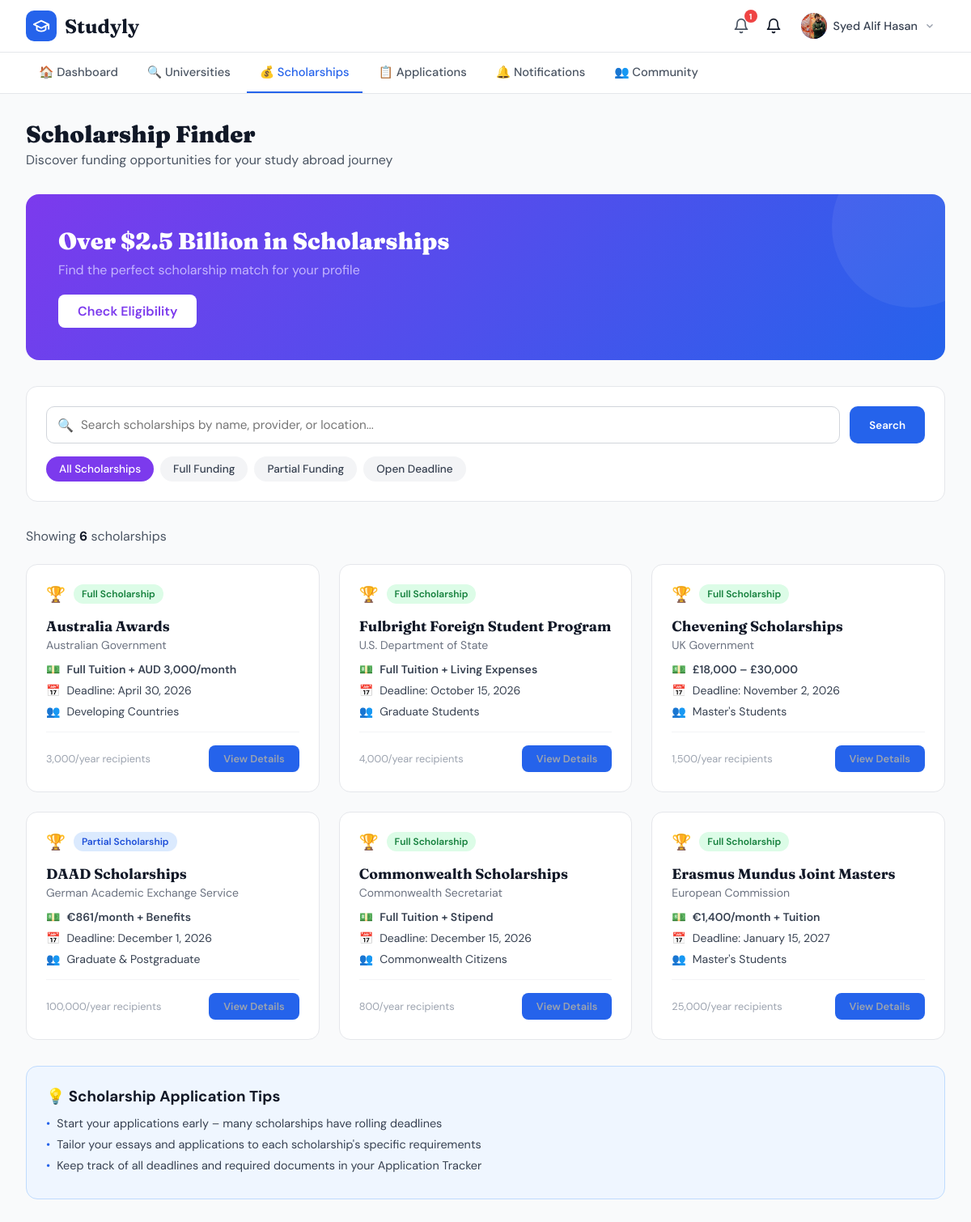
Screenshot of /scholarships/ (signed in) with the database file from the repository.
### users/models.py (models this page shows, shortened)
class User(AbstractUser):
    ROLE_CHOICES = [
        ('student', 'Student'),
        ('admin', 'Admin'),
        ('consultant', 'Educational Consultant'),
    ]
    role = models.CharField(max_length=20, choices=ROLE_CHOICES, default='student')

class Profile(models.Model):
    user = models.OneToOneField(
        User,
        on_delete=models.CASCADE,
        related_name='profile'
    )
    phone_number = models.CharField(max_length=20, blank=True, null=True)
    date_of_birth = models.DateField(blank=True, null=True)
    address = models.TextField(blank=True, null=True)
    profile_picture = models.ImageField(
        upload_to='profile_pics/', blank=True, null=True
    )
    GPA = models.FloatField(null=True, blank=True)
    degree_level = models.CharField(
        max_length=50,
        choices=[
            ('hsc', 'HSC'),
            ('bachelor', "Bachelor's"),
            ('master', "Master's"),
            ('phd', 'PhD'),
        ],
        blank=True,
        null=True
    )
    english_proficiency = models.CharField(
        max_length=50,
        choices=[
            ('ielts', 'IELTS'),
            ('toefl', 'TOEFL'),
            ('none', 'None'),
        ],
        blank=True,
        null=True
    )
    english_score = models.FloatField(null=True, blank=True)
    work_experience_years = models.IntegerField(default=0)
    preferred_countries = models.CharField(max_length=255, blank=True, null=True)
    budget = models.DecimalField(
        max_digits=10, decimal_places=2, null=True, blank=True
    )
    created_at = models.DateTimeField(auto_now_add=True)
    updated_at = models.DateTimeField(auto_now=True)

### scholarships/models.py (models this page shows, shortened)
class Scholarship(models.Model):
    CATEGORY_CHOICES = [
        ('merit', 'Merit-Based'),
        ('need', 'Need-Based'),
        ('sports', 'Sports'),
        ('research', 'Research'),
    ]
    FUNDING_TYPE_CHOICES = [
        ('full', 'Full Funding'),
        ('partial', 'Partial Funding'),
    ]
    title = models.CharField(max_length=255)
    description = models.TextField()
    provider = models.CharField(max_length=255, blank=True, null=True)
    university = models.ForeignKey(
        University,
        on_delete=models.SET_NULL,
        related_name='scholarships',
        null=True,
        blank=True
    )
    amount = models.DecimalField(
        max_digits=12, decimal_places=2,
        null=True, blank=True
    )
    amount_display = models.CharField(
        max_length=150, blank=True, null=True,
        help_text="e.g. Full Tuition + Living Expenses"
    )
    funding_type = models.CharField(
        max_length=10,
        choices=FUNDING_TYPE_CHOICES,
        default='full'
    )
    category = models.CharField(
        max_length=50,
        choices=CATEGORY_CHOICES,
        default='merit'
    )
    deadline = models.DateField()
    target_group = models.CharField(
        max_length=150, blank=True, null=True,
        help_text="e.g. Graduate Students"
    )
    recipients_per_year = models.CharField(
        max_length=50, blank=True, null=True,
        help_text="e.g. 4,000"
    )
    min_gpa_required = models.FloatField(null=True, blank=True)
    min_ielts_required = models.FloatField(null=True, blank=True)
    created_at = models.DateTimeField(auto_now_add=True)
    updated_at = models.DateTimeField(auto_now=True)
    class Meta:
        ordering = ['deadline']
    def is_full_funding(self):
        return self.funding_type == 'full'

### scholarships/views.py (the view)
# urls.py: path('',          views.scholarship_list,   name='list'),
@login_required
def scholarship_list(request):
    scholarships = Scholarship.objects.all()
    query = request.GET.get('q', '')
    if query:
        scholarships = scholarships.filter(
            Q(title__icontains=query) |
            Q(provider__icontains=query) |
            Q(description__icontains=query)
        )
    funding_filter = request.GET.get('funding', '')
    if funding_filter == 'full':
        scholarships = scholarships.filter(funding_type='full')
    elif funding_filter == 'partial':
        scholarships = scholarships.filter(funding_type='partial')
    elif funding_filter == 'open':
        scholarships = scholarships.filter(deadline__gte=timezone.now().date())
    total = scholarships.count()
    return render(request, 'scholarships/scholarships.html', {
        'scholarships': scholarships,
        'total': total,
        'query': query,
        'funding_filter': funding_filter,
    })

### users/context_processors.py (called while the page is built)
def unread_notifications(request):
    if request.user.is_authenticated:
        from notifications.models import Notification
        count = Notification.objects.filter(user=request.user, is_read=False).count()
        return {'unread_notif_count': count}
    return {'unread_notif_count': 0}

### templates/scholarships/scholarships.html (shortened to what this page needs)
{% extends "base.html" %}
{% block nav_scholarships %}active{% endblock %}
{% block content %}
<main>
  <h1 class="page-title">Scholarship Finder</h1>
  <p class="page-subtitle">Discover funding opportunities for your study abroad journey</p>
  <div class="hero-banner">
    <h2>Over $2.5 Billion in Scholarships</h2>
    <p>Find the perfect scholarship match for your profile</p>
    <a href="{% url 'eligibility:check' %}">Check Eligibility</a>
  </div>
  <div class="search-card">
    <form method="get" action="{% url 'scholarships:list' %}">
      <div class="search-row">
        <div class="search-input-wrap">
          <span class="search-icon">🔍</span>
          <input type="text" name="q" value="{{ query }}" placeholder="Search scholarships by name, provider, or location...">
        </div>
        <button type="submit" class="search-btn">Search</button>
      </div>
      <div class="pills">
        <a href="{% url 'scholarships:list' %}{% if query %}?q={{ query }}{% endif %}"
           class="pill {% if not funding_filter %}active{% endif %}">All Scholarships</a>
        <a href="?funding=full{% if query %}&q={{ query }}{% endif %}"
           class="pill {% if funding_filter == 'full' %}active{% endif %}">Full Funding</a>
        <a href="?funding=partial{% if query %}&q={{ query }}{% endif %}"
           class="pill {% if funding_filter == 'partial' %}active{% endif %}">Partial Funding</a>
        <a href="?funding=open{% if query %}&q={{ query }}{% endif %}"
           class="pill {% if funding_filter == 'open' %}active{% endif %}">Open Deadline</a>
      </div>
    </form>
  </div>
  <p class="results-count">Showing <strong>{{ total }}</strong> scholarship{{ total|pluralize }}</p>
  {% if scholarships %}
    <div class="schol-grid">
      {% for s in scholarships %}
        <a href="{% url 'scholarships:detail' s.pk %}" class="schol-card">
          <div class="schol-top">
            <span style="font-size:1.2rem;">🏆</span>
            {% if s.is_full_funding %}
              <span class="badge badge-full">Full Scholarship</span>
            {% else %}
              <span class="badge badge-partial">Partial Scholarship</span>
            {% endif %}
          </div>
          <div class="schol-name">{{ s.title }}</div>
          <div class="schol-provider">{{ s.provider }}</div>
          <div class="schol-details">
            {% if s.amount_display %}
              <div class="schol-detail">💵 <span class="amount">{{ s.amount_display }}</span></div>
            {% endif %}
            <div class="schol-detail">📅 <span>Deadline: {{ s.deadline|date:"F j, Y" }}</span></div>
            {% if s.target_group %}
              <div class="schol-detail">👥 <span>{{ s.target_group }}</span></div>
            {% endif %}
          </div>
          <div class="schol-footer">
            <span>{% if s.recipients_per_year %}{{ s.recipients_per_year }}/year recipients{% endif %}</span>
            <span class="check-btn">View Details</span>
          </div>
        </a>
      {% endfor %}
    </div>
  {% else %}
    <div class="empty-state">
      <h3>No scholarships found</h3>
      <p>Try a different search term or filter.</p>
    </div>
  {% endif %}
  <div class="tips-box">
    <h3>💡 Scholarship Application Tips</h3>
    <div class="tip-item"><span class="tip-dot">•</span><span>Start your applications early – many scholarships have rolling deadlines</span></div>
    <div class="tip-item"><span class="tip-dot">•</span><span>Tailor your essays and applications to each scholarship's specific requirements</span></div>
    <div class="tip-item"><span class="tip-dot">•</span><span>Keep track of all deadlines and required documents in your Application Tracker</span></div>
  </div>
</main>
{% endblock %}

### templates/base.html (shortened to what this page needs)
<!DOCTYPE html>
<html lang="en">
<head>
</head>
<body>
{% if user.is_authenticated and not skip_nav %}
<nav class="top-nav">
  <div class="top-nav-inner">
    <a href="{% url 'dashboard:dashboard' %}" class="logo">
      <div class="logo-icon">
        <svg xmlns="http://www.w3.org/2000/svg" width="22" height="22" fill="none" stroke="white" stroke-width="2" stroke-linecap="round" stroke-linejoin="round" viewBox="0 0 24 24">
          <path d="M22 10v6M2 10l10-5 10 5-10 5z"/><path d="M6 12v5c3 3 9 3 12 0v-5"/>
        </svg>
      </div>
      <span class="logo-text">Studyly</span>
    </a>
    <div class="nav-right">
     <a href="{% url 'notifications:list' %}" class="bell-btn" style="position:relative;">
  <svg xmlns="http://www.w3.org/2000/svg" width="20" height="20" fill="none" stroke="currentColor" stroke-width="2" stroke-linecap="round" stroke-linejoin="round" viewBox="0 0 24 24">
    <path d="M18 8A6 6 0 0 0 6 8c0 7-3 9-3 9h18s-3-2-3-9"/><path d="M13.73 21a2 2 0 0 1-3.46 0"/>
  </svg>
  {% if unread_notif_count %}
    <span style="position:absolute;top:-2px;right:-2px;background:#ef4444;color:white;border-radius:50%;width:16px;height:16px;font-size:10px;font-weight:700;display:flex;align-items:center;justify-content:center;">{{ unread_notif_count }}</span>
  {% endif %}
</a>
        <svg xmlns="http://www.w3.org/2000/svg" width="20" height="20" fill="none" stroke="currentColor" stroke-width="2" stroke-linecap="round" stroke-linejoin="round" viewBox="0 0 24 24">
          <path d="M18 8A6 6 0 0 0 6 8c0 7-3 9-3 9h18s-3-2-3-9"/><path d="M13.73 21a2 2 0 0 1-3.46 0"/>
        </svg>
      <div class="user-dropdown-wrap" id="userDropdown">
        <div class="user-btn" onclick="toggleDropdown()">
          <div class="user-avatar">
            {% if user.profile.profile_picture %}
              <img src="{{ user.profile.profile_picture.url }}" alt="avatar">
            {% else %}
              <svg xmlns="http://www.w3.org/2000/svg" width="16" height="16" fill="none" stroke="white" stroke-width="2" stroke-linecap="round" stroke-linejoin="round" viewBox="0 0 24 24">
                <path d="M20 21v-2a4 4 0 0 0-4-4H8a4 4 0 0 0-4 4v2"/><circle cx="12" cy="7" r="4"/>
              </svg>
            {% endif %}
          </div>
          <span class="user-name">{{ user.get_full_name|default:user.username }}</span>
          <svg class="chevron" xmlns="http://www.w3.org/2000/svg" width="14" height="14" fill="none" stroke="currentColor" stroke-width="2.5" viewBox="0 0 24 24"><polyline points="6 9 12 15 18 9"/></svg>
        </div>
      </div>
    </div>
  </div>
</nav>
<div class="sec-nav">
  <div class="sec-nav-inner">
    <a href="{% url 'dashboard:dashboard' %}"  class="nav-link {% block nav_dashboard %}{% endblock %}">🏠 Dashboard</a>
    <a href="{% url 'universities:list' %}"    class="nav-link {% block nav_universities %}{% endblock %}">🔍 Universities</a>
    <a href="{% url 'scholarships:list' %}"    class="nav-link {% block nav_scholarships %}{% endblock %}">💰 Scholarships</a>
    <a href="{% url 'applications:list' %}"    class="nav-link {% block nav_applications %}{% endblock %}">📋 Applications</a>
    <a href="{% url 'notifications:list' %}"   class="nav-link {% block nav_notifications %}{% endblock %}">🔔 Notifications</a>
      <a href="{% url 'community:list' %}" class="nav-link {% if active_nav == 'community' %}nav-link--active{% endif %}">👥 Community</a>
  </div>
</div>
{% endif %}
{% block content %}{% endblock %}
</body>
</html>

### templates/base.html (style rules this page uses)
*, *::before, *::after { box-sizing: border-box; margin: 0; padding: 0; }
body { font-family: 'DM Sans', sans-serif; background: #f9fafb; color: #111827; }
a { text-decoration: none; color: inherit; }
.top-nav { background: white; border-bottom: 1px solid #e5e7eb; position: sticky; top: 0; z-index: 200; }
.top-nav-inner { max-width: 1280px; margin: 0 auto; padding: 0 2rem; display: flex; align-items: center; justify-content: space-between; height: 64px; }
.logo { display: flex; align-items: center; gap: 10px; }
.logo-icon { background: #2563eb; padding: 8px; border-radius: 10px; display: flex; }
.logo-text { font-family: 'Fraunces', serif; font-size: 1.5rem; font-weight: 700; }
.nav-right { display: flex; align-items: center; gap: 12px; }
.bell-btn { padding: 8px; color: #4b5563; display: flex; align-items: center; }
.user-dropdown-wrap { position: relative; }
.user-btn { display: flex; align-items: center; gap: 8px; padding: 6px 12px; border-radius: 8px; cursor: pointer; transition: background .15s; }
.user-avatar { width: 34px; height: 34px; background: #2563eb; border-radius: 50%; display: flex; align-items: center; justify-content: center; flex-shrink: 0; overflow: hidden; }
.user-avatar img { width: 100%; height: 100%; object-fit: cover; }
.user-name { font-size: .9rem; font-weight: 500; color: #374151; }
.chevron { color: #9ca3af; transition: transform .2s; }
.sec-nav { background: white; border-bottom: 1px solid #e5e7eb; }
.sec-nav-inner { max-width: 1280px; margin: 0 auto; padding: 0 2rem; display: flex; gap: 4px; overflow-x: auto; }
.nav-link { display: flex; align-items: center; gap: 8px; padding: 14px 16px; border-bottom: 2px solid transparent; color: #4b5563; font-weight: 500; font-size: .92rem; white-space: nowrap; transition: color .15s; }
.nav-link.active { border-bottom-color: #2563eb; color: #2563eb; }

### rows the page displays
User: profile.profile_picture (picture), get_full_name "Syed Alif Hasan"
Scholarship: funding_type "Full Scholarship", title "Australia Awards", provider "Australian Government", amount_display "Full Tuition + AUD 3,000/month", deadline "April 30, 2026", target_group "Developing Countries", recipients_per_year "3,000"
Scholarship: funding_type "Full Scholarship", title "Fulbright Foreign Student Program", provider "U.S. Department of State", amount_display "Full Tuition + Living Expenses", deadline "October 15, 2026", target_group "Graduate Students", recipients_per_year "4,000"
Scholarship: funding_type "Full Scholarship", title "Chevening Scholarships", provider "UK Government", amount_display "£18,000 – £30,000", deadline "November 2, 2026", target_group "Master's Students", recipients_per_year "1,500"
Scholarship: funding_type "Partial Scholarship", title "DAAD Scholarships", provider "German Academic Exchange Service", amount_display "€861/month + Benefits", deadline "December 1, 2026", target_group "Graduate & Postgraduate", recipients_per_year "100,000"
Scholarship: funding_type "Full Scholarship", title "Commonwealth Scholarships", provider "Commonwealth Secretariat", amount_display "Full Tuition + Stipend", deadline "December 15, 2026", target_group "Commonwealth Citizens", recipients_per_year "800"
Scholarship: funding_type "Full Scholarship", title "Erasmus Mundus Joint Masters", provider "European Commission", amount_display "€1,400/month + Tuition", deadline "January 15, 2027", target_group "Master's Students", recipients_per_year "25,000"

### other values shown
{{ unread_notif_count }} "1"
{{ total }} "6"
